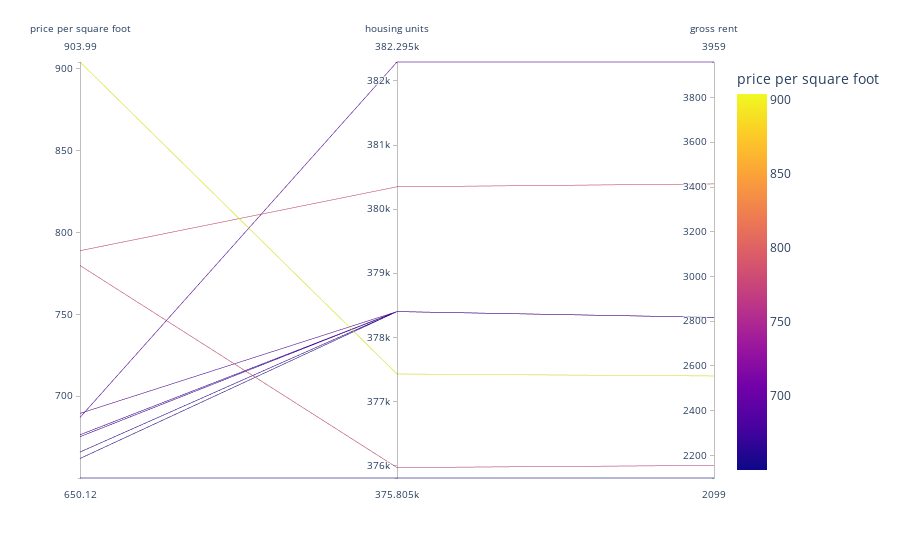

Source (notebook cell):
### Code cell
# Parallel Coordinates Plot
px.parallel_coordinates(most_expensive_avg,
    dimensions=['sale_price_sqr_foot','housing_units','gross_rent'],
    color='sale_price_sqr_foot',
    labels={
        "housing_units":"housing units",
        "sale_price_sqr_foot":"price per square foot",
        "gross_rent":"gross rent",
    },
)

### Figure 1 — Plotly figure (JSON) as saved in the notebook; plotly's stock layout.template omitted (floating-point values rounded to 4 significant figures)
{"data": [{"dimensions": [{"label": "price per square foot", "values": [904.0, 788.8, 779.8, 689.6, 687.1, 676.5, 675.4, 666.0, 662.0, 650.1]}, {"label": "housing units", "values": [377400.0, 380348, 376000.0, 378401, 382295, 378401, 378401, 378401, 378401, 375805]}, {"label": "gross rent", "values": [2555.0, 3414, 2155.0, 2817.0, 3959, 2817.0, 2817.0, 2817.0, 2817.0, 2099]}], "domain": {"x": [0, 1], "y": [0, 1]}, "line": {"color": [904.0, 788.8, 779.8, 689.6, 687.1, 676.5, 675.4, 666.0, 662.0, 650.1], "coloraxis": "coloraxis"}, "name": "", "type": "parcoords"}], "layout": {"autosize": true, "coloraxis": {"colorbar": {"title": {"text": "price per square foot"}}, "colorscale": [[0, "#0d0887"], [0.1111, "#46039f"], [0.2222, "#7201a8"], [0.3333, "#9c179e"], [0.4444, "#bd3786"], [0.5556, "#d8576b"], [0.6667, "#ed7953"], [0.7778, "#fb9f3a"], [0.8889, "#fdca26"], [1, "#f0f921"]]}, "legend": {"tracegroupgap": 0}, "margin": {"t": 60}}}
